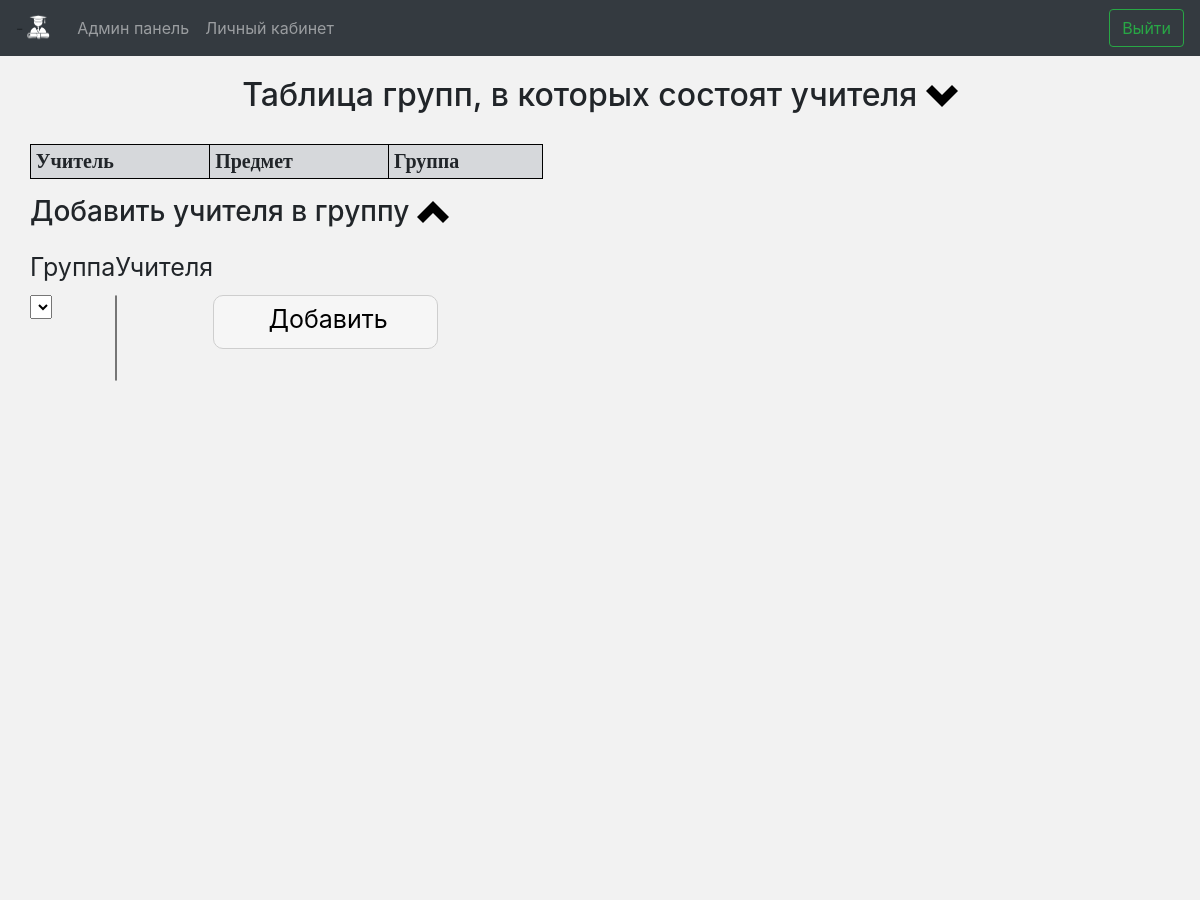
Before: /add_teachergroup2 (signed in, upper part) with the older database file.
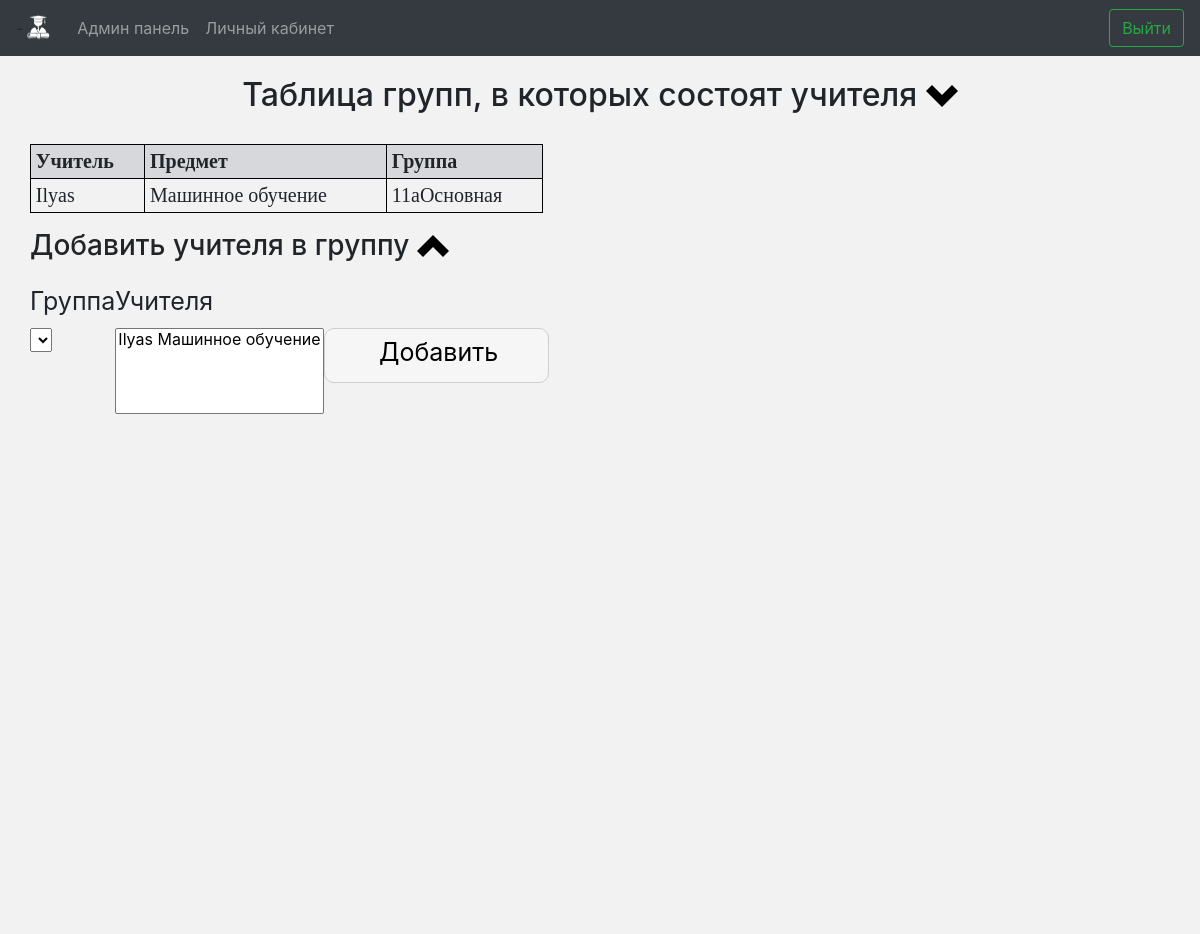
After: the same page with the newer database file.
### app/models.py (models this page shows, shortened)
class Teachers(db.Model):
    id = db.Column(db.Integer, primary_key=True)
    school_id = db.Column(db.Integer, db.ForeignKey(School.id))
    subject = db.Column(db.String(120))
    name = db.Column(db.String(120))
    surname = db.Column(db.String(120))
    patronymic = db.Column(db.String(120))
    sex = db.Column(db.String(120))
    email = db.Column(db.String(120))

class Groups(db.Model):
    id = db.Column(db.Integer, primary_key=True)
    class_id = db.Column(db.Integer, db.ForeignKey(Classes.id))
    name = db.Column(db.String(120))

### app/routes.py (the view, shortened to what this page needs)
@app.route("/add_teachergroup2", methods=["GET", "POST"])
@login_required
def add_teacher_to_group2():
    if current_user.admin:
        form = SelectForm()
        class_id = request.args.get('class_id')
        form.group_list.choices = dbFunc.group_list_form(class_id)
        form.a1.choices = dbFunc.teacher_list_form_admin(dbFunc.get_school_id(current_user.id))
        if form.submit2.data:
            dbFunc.add_teacher_to_group(form.a1.data, form.group_list.data)
            return redirect(url_for("add_teacher_to_group"))
        return render_template("teacher_to_group2.html", form=form,
                               rows=dbFunc.teachergroup_list_form_admin(dbFunc.get_school_id(current_user.id)))
    else:
        return redirect(url_for("index"))

### app/dbFunc.py (called while the page is built)
def get_school_id(u_id):
    a = db.session.query(Admin).filter_by(id_user=u_id).all()
    return a[0].school_id

def teacher_list_form_admin(s_id):
    a = db.session.query(Teachers).filter_by(school_id=s_id).all()
    t_list = []
    for i in a:
        t_list.append((i.id, str(i.name) + " " + str(i.surname) + " " + str(i.subject)))
    return t_list

def group_list_form(class_id):
    a = db.session.query(Groups).filter_by(class_id=class_id).all()
    gr_list = []
    for i in a:
        gr_list.append((i.id, str(i.name)))
    return gr_list

def teachergroup_list_form_admin(s_id):
    a = db.session.query(TeachersGroup).all()
    gr_list = []
    for i in a:
        teacher = db.session.query(Teachers).filter_by(id=i.id_teacher).all()
        if teacher[0].school_id == s_id:
            teacher_id = teacher[0].id
            teacher = str(teacher[0].name) + " " + str(teacher[0].surname) + ", " + str(teacher[0].subject)
            group_name = db.session.query(Groups).filter_by(id=i.id_group).all()
            group_name = group_name[0].name
            gr_list.append((str(i.id_group) + " " + str(teacher_id), teacher + ", " + group_name))
    return gr_list

### app/templates/teacher_to_group2.html (shortened to what this page needs)
    <link rel="stylesheet" href="{{
      url_for('static',
      filename='bootstrap.css') }}"
    >
<link rel="stylesheet" href="{{ url_for('static', filename='style.css') }}">
<link rel="stylesheet" href="https://stackpath.bootstrapcdn.com/bootstrap/4.1.1/css/bootstrap.min.css">
<link rel="stylesheet" href="{{
      url_for('static',
      filename='555.css') }}"
>
<link rel="stylesheet" href="{{ url_for('static', filename='style.css') }}">
{% block content %}
<nav class="navbar navbar-expand-lg navbar-dark bg-dark">
          -
    <div class="collapse navbar-collapse" id="navbarSupportedContent">
      <ul class="navbar-nav mr-auto">
        <li class="navbar-brand">
          <img src="static/iconn.png"  alt="" class="iconn">
        </li>
        <li class="nav-item">
          <a class="nav-link" href="/">Админ панель <span class="sr-only">(current)</span></a>
        </li>
        <li class="nav-item">
          <a class="nav-link" href="#">Личный кабинет <span class="sr-only">(current)</span></a>
        </li>
      </ul>
      <form class="form-inline my-2 my-lg-0">
        <a class="btn btn-outline-success my-2 my-sm-0" href="logout">Выйти</a>
      </form>
    </div>
  </nav>
<div class="page-wrapper">
   <form action="" method="post" novalidate>
    <h2>Таблица групп, в которых состоят учителя
        <a  href="#anchor21">
            <span data-toggle="tooltip"
                  data-placement="top" title="Прокрутить в конец таблицы">
                <img src="static/chevron-bottom-8x.png" style="width: 32px; height: 32px;"></img>
            </span>
        </a>
    </h2>
    <table class="list-from-db table table-striped table-sm" cellpadding="2" style="font-size : 20px; font-family : Tahoma; width: 45%;">
                <tr class="table-secondary">
                    <th>Учитель</th>
                    <th>Предмет</th>
                    <th>Группа</th>
                </tr>
                 {%for row in rows%}
                    <tr>
                    {% set row = row[1] %}
                    {% set row = row.split(',') %}
                    {%for word in row%}
                        <td>{{word}}</td>
                    {%endfor%}
                    </tr>
                {%endfor%}
            </table>
       <h3 style="margin-bottom:20px">Добавить учителя в группу
            <a  href="#anchor20">
                <span data-toggle="tooltip"
                      data-placement="top" title="Прокрутить в начало таблицы">
                    <img src="static/chevron-top-8x.png" style="width: 32px; height: 32px;"></img>
                </span>
            </a>
       </h3>
        <div style="float:left;margin-right:0px;">
            <label for="group_list" style="font-size: 25px">Группа</label>
            <p>{{form.group_list()}}</p>
        </div>
        <div style="float:left;margin-right:0px;">
            <label for="a1" style="font-size: 25px">Учителя</label>
            <p>{{form.a1(id="pre-selected-options")}}</p>
        </div>
       <div style="float:left;margin-right:0px;">
           <p>{{ form.submit2() }}</p>
        </div>
    </form>
{% endblock %}
    &#8291;</p><p>
    &#8291;</p><p>
    &#8291;</p><p>
    &#8291;</p><p>
    &#8291;</p><p>
    &#8291;</p><p>
    &#8291;</p><p>
    &#8291;</p><p>
    &#8291;</p><p>
    &#8291;</p><p>
    &#8291;</p><p>
    &#8291;</p><p>
    &#8291;</p><p>
    &#8291;</p><p>
    &#8291;</p><p>
    &#8291;</p><p>
    &#8291;</p>
</div>

Changed rows visible on the page:
added Teachers: name "Ilyas", subject "Машинное обучение"
now on this page (row unchanged): Groups: name "11aОсновная"
Other visible differences:
form field a1: (not shown) → "Ilyas Машинное обучение"
